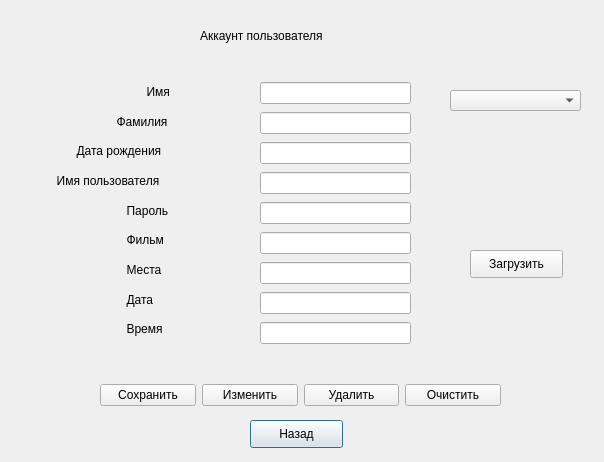
<?xml version="1.0" encoding="UTF-8"?>
<ui version="4.0">
 <class>Accountinfo</class>
 <widget class="QDialog" name="Accountinfo">
  <property name="geometry">
   <rect>
    <x>0</x>
    <y>0</y>
    <width>604</width>
    <height>462</height>
   </rect>
  </property>
  <property name="windowTitle">
   <string>Аккаунт пользователя</string>
  </property>
  <property name="windowIcon">
   <iconset resource="resource.qrc">
    <normaloff>:/rec/img/login.png</normaloff>:/rec/img/login.png</iconset>
  </property>
  <widget class="QLabel" name="label">
   <property name="geometry">
    <rect>
     <x>200</x>
     <y>20</y>
     <width>271</width>
     <height>31</height>
    </rect>
   </property>
   <property name="text">
    <string>Аккаунт пользователя</string>
   </property>
  </widget>
  <widget class="QPushButton" name="pushButton_2">
   <property name="geometry">
    <rect>
     <x>250</x>
     <y>420</y>
     <width>93</width>
     <height>28</height>
    </rect>
   </property>
   <property name="text">
    <string>Назад</string>
   </property>
  </widget>
  <widget class="QWidget" name="layoutWidget">
   <property name="geometry">
    <rect>
     <x>100</x>
     <y>380</y>
     <width>401</width>
     <height>30</height>
    </rect>
   </property>
   <layout class="QHBoxLayout" name="horizontalLayout">
    <item>
     <widget class="QPushButton" name="pushButton_Save">
      <property name="text">
       <string>Сохранить</string>
      </property>
     </widget>
    </item>
    <item>
     <widget class="QPushButton" name="pushButton_Edit">
      <property name="text">
       <string>Изменить</string>
      </property>
     </widget>
    </item>
    <item>
     <widget class="QPushButton" name="pushButton_Delete">
      <property name="text">
       <string>Удалить</string>
      </property>
     </widget>
    </item>
    <item>
     <widget class="QPushButton" name="pushButton">
      <property name="text">
       <string>Очистить</string>
      </property>
     </widget>
    </item>
   </layout>
  </widget>
  <widget class="QComboBox" name="comboBox">
   <property name="geometry">
    <rect>
     <x>450</x>
     <y>90</y>
     <width>131</width>
     <height>21</height>
    </rect>
   </property>
  </widget>
  <widget class="QPushButton" name="pushButton_load_tab">
   <property name="geometry">
    <rect>
     <x>470</x>
     <y>250</y>
     <width>93</width>
     <height>28</height>
    </rect>
   </property>
   <property name="text">
    <string>Загрузить</string>
   </property>
  </widget>
  <widget class="QWidget" name="layoutWidget_2">
   <property name="geometry">
    <rect>
     <x>40</x>
     <y>80</y>
     <width>201</width>
     <height>261</height>
    </rect>
   </property>
   <layout class="QVBoxLayout" name="verticalLayout_2">
    <item>
     <widget class="QLabel" name="label_2">
      <property name="text">
       <string>                                Имя</string>
      </property>
     </widget>
    </item>
    <item>
     <widget class="QLabel" name="label_3">
      <property name="text">
       <string>                       Фамилия</string>
      </property>
     </widget>
    </item>
    <item>
     <widget class="QLabel" name="label_4">
      <property name="text">
       <string>           Дата рождения</string>
      </property>
     </widget>
    </item>
    <item>
     <widget class="QLabel" name="label_5">
      <property name="text">
       <string>     Имя пользователя</string>
      </property>
     </widget>
    </item>
    <item>
     <widget class="QLabel" name="label_6">
      <property name="text">
       <string>                          Пароль</string>
      </property>
     </widget>
    </item>
    <item>
     <widget class="QLabel" name="label_7">
      <property name="text">
       <string>                          Фильм</string>
      </property>
     </widget>
    </item>
    <item>
     <widget class="QLabel" name="label_8">
      <property name="text">
       <string>                          Места</string>
      </property>
     </widget>
    </item>
    <item>
     <widget class="QLabel" name="label_10">
      <property name="text">
       <string>                          Дата</string>
      </property>
     </widget>
    </item>
    <item>
     <widget class="QLabel" name="label_9">
      <property name="text">
       <string>                          Время</string>
      </property>
     </widget>
    </item>
   </layout>
  </widget>
  <widget class="QWidget" name="layoutWidget_3">
   <property name="geometry">
    <rect>
     <x>260</x>
     <y>80</y>
     <width>151</width>
     <height>271</height>
    </rect>
   </property>
   <layout class="QVBoxLayout" name="verticalLayout">
    <item>
     <widget class="QLineEdit" name="txt_name"/>
    </item>
    <item>
     <widget class="QLineEdit" name="txt_surname"/>
    </item>
    <item>
     <widget class="QLineEdit" name="txt_date">
      <property name="readOnly">
       <bool>false</bool>
      </property>
     </widget>
    </item>
    <item>
     <widget class="QLineEdit" name="txt_username"/>
    </item>
    <item>
     <widget class="QLineEdit" name="txt_userpassword">
      <property name="text">
       <string/>
      </property>
     </widget>
    </item>
    <item>
     <widget class="QLineEdit" name="txt_film">
      <property name="readOnly">
       <bool>false</bool>
      </property>
     </widget>
    </item>
    <item>
     <widget class="QLineEdit" name="txt_places">
      <property name="readOnly">
       <bool>false</bool>
      </property>
     </widget>
    </item>
    <item>
     <widget class="QLineEdit" name="txt_dat">
      <property name="readOnly">
       <bool>false</bool>
      </property>
     </widget>
    </item>
    <item>
     <widget class="QLineEdit" name="txt_time">
      <property name="readOnly">
       <bool>false</bool>
      </property>
     </widget>
    </item>
   </layout>
  </widget>
 </widget>
 <resources>
  <include location="resource.qrc"/>
 </resources>
 <connections/>
</ui>
